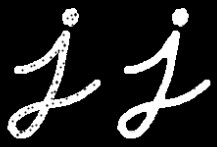
#> input picture Practicals/ybk.jpg, 217 x 147 px, found by its file name
$ python 'pract 8_1.py'
#> lines starting #> are read from the running program, lines starting #| are printed output that depends on the picture; after the words box and inside, x2 and y2 are one past the last pixel; in counts of white or black regions, pixels touching at a corner belong together
import cv2
import numpy as np

# ---------- Load the image ----------
image_path = r"C:\Users\yogesh kadam\Desktop\PythonProject\ybk.jpg"

# Replace image.jpg with your actual image filename
image = cv2.imread(image_path, cv2.IMREAD_GRAYSCALE)
#> image is the input picture: shape (147, 217); min 0, max 255, mean 38.7

if image is None:
    raise FileNotFoundError("Image not found. Check the path.")

# ---------- Threshold to ensure binary ----------
_, binary = cv2.threshold(image, 127, 255, cv2.THRESH_BINARY)
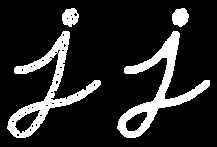
#> binary: shape (147, 217); 15.3% white; 4 white regions, box (x1, y1, x2, y2) and area: (117, 31, 210, 138) 2259, (7, 31, 101, 138) 2150, (172, 8, 189, 27) 243, (62, 8, 79, 27) 231

# ---------- Define structuring element ----------
kernel = cv2.getStructuringElement(cv2.MORPH_RECT, (5, 5))

# ---------- Erosion ----------
erosion = cv2.erode(binary, kernel, iterations=1)
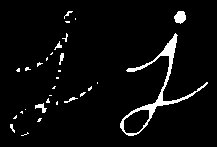
#> erosion: shape (147, 217); 4.5% white; 30 white regions (22 under 20 px), largest, box (x1, y1, x2, y2) and area: (120, 33, 208, 136) 928, (174, 11, 186, 24) 116, (35, 103, 47, 113) 55

# ---------- Dilation ----------
dilation = cv2.dilate(binary, kernel, iterations=1)
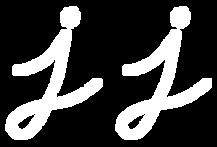
#> dilation: shape (147, 217); 25.1% white; 2 white regions, box (x1, y1, x2, y2) and area: (5, 6, 103, 140) 4002, (115, 6, 212, 140) 3994

# ---------- Opening (Erosion followed by Dilation) ----------
opening = cv2.morphologyEx(binary, cv2.MORPH_OPEN, kernel)
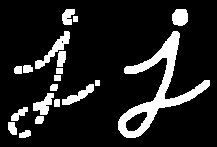
#> opening: shape (147, 217); 13.6% white; 19 white regions, largest, box (x1, y1, x2, y2) and area: (118, 31, 210, 138) 2256, (35, 31, 70, 69) 355, (62, 84, 94, 105) 253

# ---------- Closing (Dilation followed by Erosion) ----------
closing = cv2.morphologyEx(binary, cv2.MORPH_CLOSE, kernel)
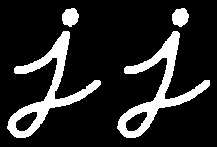
#> closing: shape (147, 217); 15.7% white; 4 white regions, box (x1, y1, x2, y2) and area: (7, 31, 101, 138) 2264, (117, 31, 210, 138) 2259, (172, 8, 189, 27) 243, (62, 8, 79, 27) 242

# ---------- Display Results ----------
cv2.imshow("Original Binary", binary)
cv2.imshow("Erosion", erosion)
cv2.imshow("Dilation", dilation)
cv2.imshow("Opening", opening)
cv2.imshow("Closing", closing)

cv2.waitKey(0)
cv2.destroyAllWindows()

$ run again, with Practicals/Laplacian sharpened_image.jpg copied over Practicals/ybk.jpg
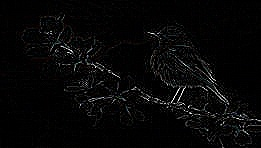
#> input picture Practicals/Laplacian sharpened_image.jpg, 261 x 148 px, found by its file name
#> `_, binary = cv2.threshold(image, 127, 255, cv2.THRESH_BINARY)`:
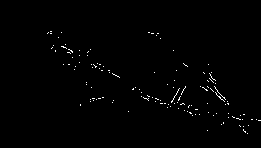
#> binary: shape (148, 261); 0.78% white in thin lines or dots, all inside (x1, y1, x2, y2) = (47, 31, 261, 134)
#> erosion: shape (148, 261); every value is 0
#> dilation: shape (148, 261); 8.5% white; 29 white regions, largest, box (x1, y1, x2, y2) and area: (130, 84, 202, 118) 864, (198, 70, 231, 107) 501, (89, 61, 122, 80) 259
#> `closing = cv2.morphologyEx(binary, cv2.MORPH_CLOSE, kernel)`:
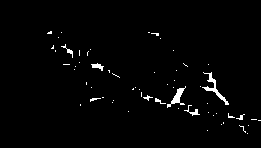
#> closing: shape (148, 261); 1.8% white; 60 white regions (51 under 20 px), largest, box (x1, y1, x2, y2) and area: (202, 72, 229, 105) 168, (167, 86, 186, 108) 131, (91, 63, 104, 71) 51
